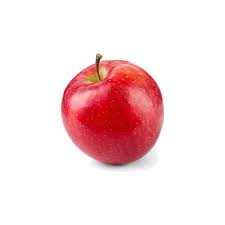
#> input picture Test_Examples/apple0.jpg, 225 x 225 px
$ python -i pearapple.py   (imports and definitions only)   (older library calls are emulated)
#> lines starting #> are read from the running program, lines starting #| are printed output that depends on the picture; after the words box and inside, x2 and y2 are one past the last pixel; in counts of white or black regions, pixels touching at a corner belong together
#> further down, picture is the input picture: shape (225, 225, 3); mean B, G, R 223.6, 222.3, 246.4
import numpy as np
import argparse
import cv2
import pickle


# Create parser for command line arguments
parser = argparse.ArgumentParser(description='Tell whether picture is that of an apple or a pear.')
# [3 lines not run here, left out]


# Load trained logistic regression model
pkl_filename = "train_model.pkl"
# [2 lines not run here, left out]


# predict(x) uses the loaded trained model to predict the label of the input x,
#   returning True if x corresponds to an apple and False if it corresponds to a
#   pear
# Effects: Calls the .predict() method of object train_model
# predict: Float -> Bool
# Examples:
#   predict(1) => True
#   predict(2) => False
# [7 lines left out: function predict, not called in this run]


# preProcess(img) tries to remove shadows from grayscale image img
# Effects: Applies a dilation morphological operator and
#   a median blur to img
# preProcess: (array of Int) -> (array of Int)
def preProcess(img):
    dilated_img = cv2.dilate(img, np.ones((5, 5), np.uint8))
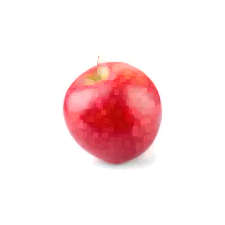
#> dilated_img: shape (225, 225, 3); mean B, G, R 229.7, 228.6, 250.2
    bg_img = cv2.medianBlur(dilated_img, 21)
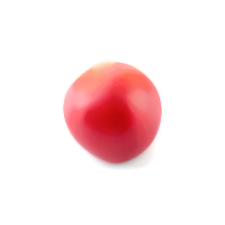
#> bg_img: shape (225, 225, 3); mean B, G, R 230.7, 229.7, 250.7
    diff_img = 255 - cv2.absdiff(img, bg_img)
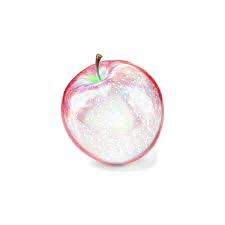
#> diff_img: shape (225, 225, 3); mean B, G, R 247.8, 247.4, 250.7
    norm_img = diff_img.copy() # Needed for 3.x compatibility
    cv2.normalize(diff_img, norm_img, alpha=0, beta=255, norm_type=cv2.NORM_MINMAX, dtype=cv2.CV_8UC1)
#> norm_img: shape (225, 225, 3); 0.87% of pixels changed, all inside (x1, y1, x2, y2) = (62, 54, 163, 165)
    return norm_img


# main() is a method for recognizing whether a picture is that of an apple
#      or that of a pear
# Effects: Reads file 'path_to_img' passed from command line. If "--leaf" flag is on, create mask to occult leaf.
#      Prints "This is probably an apple" or "This is probably a pear" and shows a
#      bounding rectangle overlayed on the original picture.
# main: None -> None
# Examples:
#   For args.path_to_img = Test_Examples/apple0.jpg => Shows picture, prints "This is probably an
#       apple"
#   For args.path_to_img = Test_Examples/pear1.jpg, args.leaf=True => Shows picture, prints "This is
#       probably a pear"
# [80 lines left out: function main, not called in this run]


# [1 line not run here, left out]

>>> import cv2
>>> picture = cv2.imread('Test_Examples/apple0.jpg')
>>> result = preProcess(picture)

$ run again, on Test_Examples/apple1.jpg
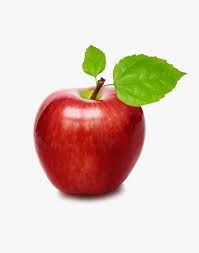
#> input picture Test_Examples/apple1.jpg, 199 x 253 px
#> picture is the input picture: shape (253, 199, 3); mean B, G, R 192, 203, 223
#> in preProcess, `bg_img = cv2.medianBlur(dilated_img, 21)`:
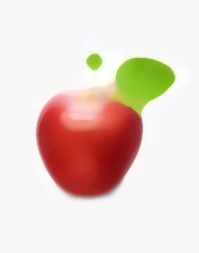
#> bg_img: shape (253, 199, 3); mean B, G, R 204, 212.7, 231.3
#> in preProcess, `diff_img = 255 - cv2.absdiff(img, bg_img)`:
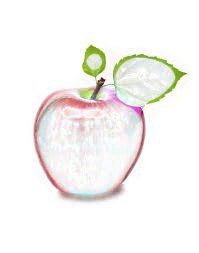
#> diff_img: shape (253, 199, 3); mean B, G, R 242.4, 244.8, 246.4

$ run again, on Test_Examples/pear0.jpg
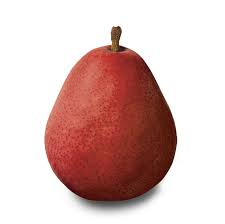
#> input picture Test_Examples/pear0.jpg, 225 x 224 px
#> picture is the input picture: shape (224, 225, 3); mean B, G, R 186.9, 190.2, 218.7
#> in preProcess, `dilated_img = cv2.dilate(img, np.ones((5, 5), np.uint8))`:
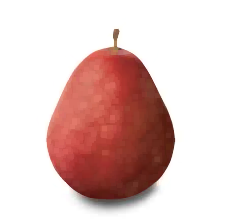
#> dilated_img: shape (224, 225, 3); mean B, G, R 195.1, 198.3, 225.7
#> in preProcess, `diff_img = 255 - cv2.absdiff(img, bg_img)`:
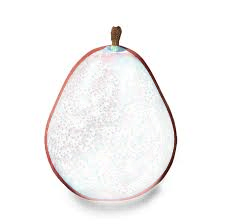
#> diff_img: shape (224, 225, 3); mean B, G, R 245.7, 245.9, 247.2
#> norm_img: shape (224, 225, 3); 1.88% of pixels changed, all inside (x1, y1, x2, y2) = (45, 26, 177, 198)
